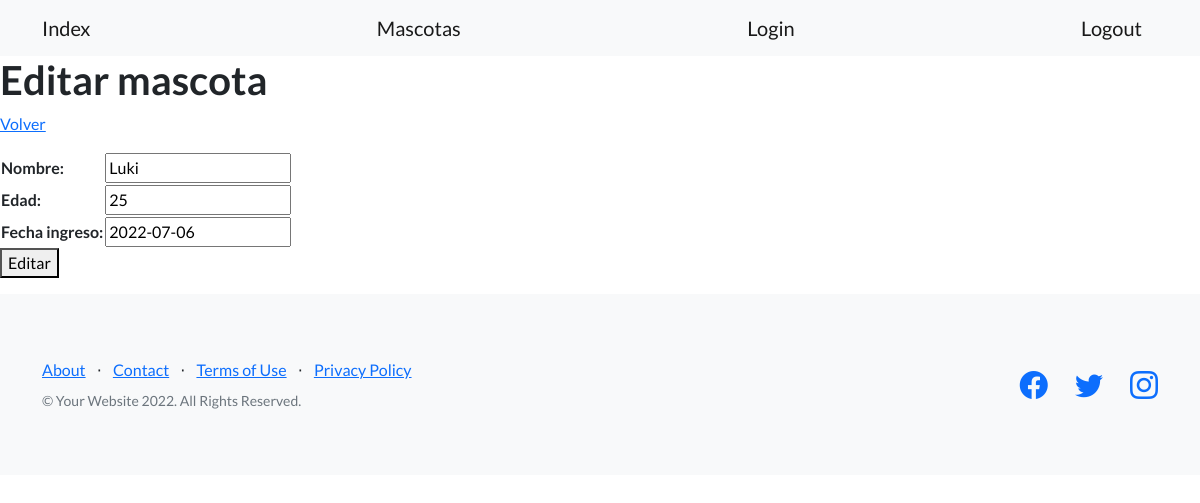
The app's page /editar-mascota/1/ (signed in) with its own data.
### mascota/models.py (models this page shows, shortened)
class Mascota(models.Model):
    nombre = models.CharField(max_length=30)
    edad = models.IntegerField()
    fecha_ingreso = models.DateField(null=True)

### mascota/views.py (the view)
# urls.py: path('editar-mascota/<int:pk>/', EditarMascota.as_view(), name='editar_mascota'),
class EditarMascota(LoginRequiredMixin, UpdateView):
    model = Mascota
    template_name = 'mascota/editar_mascota.html'
    success_url = '/mascotas'
    fields = ['nombre', 'edad', 'fecha_ingreso']

### mascota/templates/mascota/editar_mascota.html (shortened to what this page needs)
{% extends 'base.html' %}
{% block texto_header %}
<h1>Editar mascota</h1>
{% endblock texto_header %}
{% block contenido %}
<p>
    <a href={% url 'listar_mascotas' %}>Volver</a>
</p>
<p>
    <form action={% url 'editar_mascota' mascota.id %} method="post">
        <table>
            {{ form.as_table }}
        </table>
        <button type="submit">Editar</button>
    </form>
</p>
{% endblock contenido %}

### records on screen
Mascota: nombre "Luki", edad "25", fecha_ingreso "2022-07-06"
